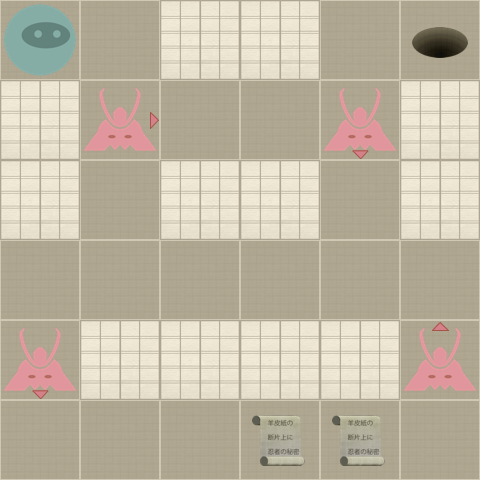

The image is a tile-based game level rendered from a .tmx file. Its description and source (layers, tilesets, objects; grid data summarised) follow:
An orthogonal 6x6 tile map with 80x80 px tiles, 2 tile layers (Level, Actors).

<map version="1.0" orientation="orthogonal" width="6" height="6" tilewidth="80" tileheight="80">
 <properties>
  <property name="moves" value="13" />
 </properties>
 <tileset firstgid="1" name="tiles" tilewidth="80" tileheight="80" spacing="2" margin="2">
  <image source="tiles-hd.png" width="512" height="512" />
  <tile id="0">
   <properties>
    <property name="actor" value="exit" />
   </properties>
  </tile>
  <tile id="2">
   <properties>
    <property name="actor" value="guard" />
    <property name="direction" value="down" />
   </properties>
  </tile>
  <tile id="3">
   <properties>
    <property name="actor" value="guard" />
    <property name="direction" value="left" />
   </properties>
  </tile>
  <tile id="4">
   <properties>
    <property name="actor" value="guard" />
    <property name="direction" value="right" />
   </properties>
  </tile>
  <tile id="5">
   <properties>
    <property name="actor" value="guard" />
    <property name="direction" value="up" />
   </properties>
  </tile>
  <tile id="7">
   <properties>
    <property name="actor" value="player" />
   </properties>
  </tile>
  <tile id="8">
   <properties>
    <property name="actor" value="scroll" />
   </properties>
  </tile>
  <tile id="9">
   <properties>
    <property name="wall" value="1" />
   </properties>
  </tile>
 </tileset>
 <layer name="Level" width="6" height="6">
  <data>[36 cells, 36 non-empty, 2 distinct tile ids]</data>
 </layer>
 <layer name="Actors" width="6" height="6">
  <data>[36 cells, 8 non-empty, 6 distinct tile ids]</data>
 </layer>
</map>
